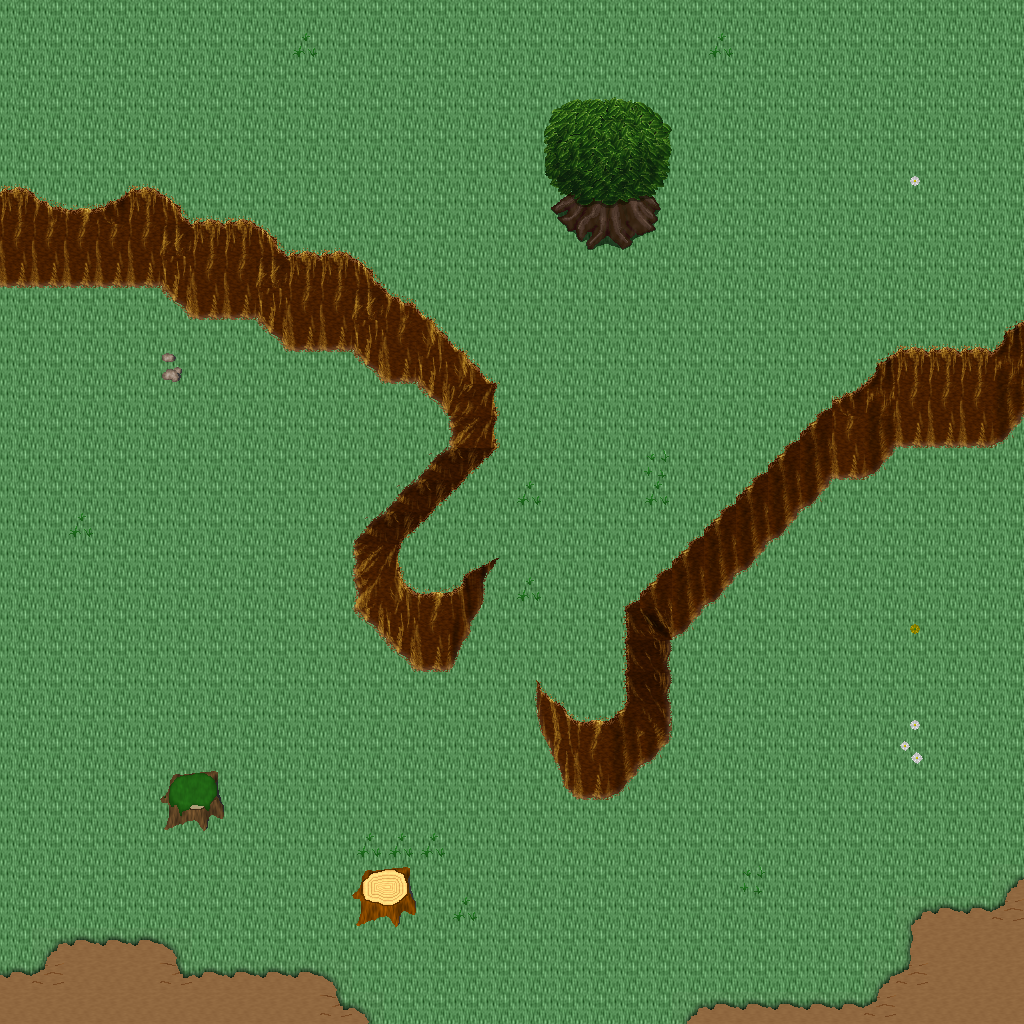

Tiled map render using the project's own tile images. Description and the map definition, with tile-layer contents summarised, below:
An orthogonal 32x32 tile map with 32x32 px tiles, 5 tile layers (Ground, Objects, Objects2, Above, ...), 1 hidden layer not drawn, 45 tilesets.

<map version="1.10" tiledversion="1.11.0" orientation="orthogonal" renderorder="right-down" width="32" height="32" tilewidth="32" tileheight="32" infinite="0" nextlayerid="11" nextobjectid="1">
 <tileset firstgid="1" name="ground_ground" tilewidth="32" tileheight="32" tilecount="33" columns="3">
  <image source="../drawable/ground_ground.png" width="96" height="352" />
 </tileset>
 <tileset firstgid="34" name="building_castle" tilewidth="32" tileheight="32" tilecount="320" columns="20">
  <image source="../drawable/building_castle.png" width="640" height="512" />
 </tileset>
 <tileset firstgid="354" name="ground_water_pool" tilewidth="32" tileheight="32" tilecount="72" columns="3">
  <image source="../drawable/ground_water_pool.png" width="96" height="768" />
 </tileset>
 <tileset firstgid="426" name="ground_ridge_earth_dark" tilewidth="32" tileheight="32" tilecount="96" columns="12">
  <image source="../drawable/ground_ridge_earth_dark.png" width="384" height="256" />
 </tileset>
 <tileset firstgid="522" name="ground_grass_edges" tilewidth="32" tileheight="32" tilecount="36" columns="12">
  <image source="../drawable/ground_grass_edges.png" width="384" height="96" />
 </tileset>
 <tileset firstgid="558" name="ground_earth_edges" tilewidth="32" tileheight="32" tilecount="18" columns="6">
  <image source="../drawable/ground_earth_edges.png" width="192" height="96" />
 </tileset>
 <tileset firstgid="576" name="ground_grass_corners" tilewidth="32" tileheight="32" tilecount="24" columns="6">
  <image source="../drawable/ground_grass_corners.png" width="192" height="128" />
 </tileset>
 <tileset firstgid="600" name="plant_stump_stump_green" tilewidth="32" tileheight="32" tilecount="4" columns="2">
  <image source="../drawable/plant_stump_stump_green.png" width="64" height="64" />
 </tileset>
 <tileset firstgid="604" name="item_pot_barrel" tilewidth="32" tileheight="32" tilecount="2" columns="1">
  <image source="../drawable/item_pot_barrel.png" width="32" height="64" />
 </tileset>
 <tileset firstgid="606" name="ground_rock_rocks_2" tilewidth="32" tileheight="32" tilecount="4" columns="2">
  <image source="../drawable/ground_rock_rocks_2.png" width="64" height="64" />
 </tileset>
 <tileset firstgid="610" name="ground_ladder_horizontal_dark" tilewidth="32" tileheight="32" tilecount="3" columns="1">
  <image source="../drawable/ground_ladder_horizontal_dark.png" width="32" height="96" />
 </tileset>
 <tileset firstgid="613" name="plant_grasses" tilewidth="32" tileheight="32" tilecount="6" columns="3">
  <image source="../drawable/plant_grasses.png" width="96" height="64" />
 </tileset>
 <tileset firstgid="619" name="plant_tree_tree_green" tilewidth="32" tileheight="32" tilecount="88" columns="8">
  <image source="../drawable/plant_tree_tree_green.png" width="256" height="352" />
 </tileset>
 <tileset firstgid="707" name="ground_water_waterfall" tilewidth="32" tileheight="32" tilecount="120" columns="8">
  <image source="../drawable/ground_water_waterfall.png" width="256" height="480" />
 </tileset>
 <tileset firstgid="827" name="plant_flower_daisy_white" tilewidth="32" tileheight="32" tilecount="8" columns="2">
  <image source="../drawable/plant_flower_daisy_white.png" width="64" height="128" />
 </tileset>
 <tileset firstgid="835" name="plant_flower_daisy_red" tilewidth="32" tileheight="32" tilecount="8" columns="2">
  <image source="../drawable/plant_flower_daisy_red.png" width="64" height="128" />
 </tileset>
 <tileset firstgid="843" name="ground_rock_pebbles" tilewidth="32" tileheight="32" tilecount="3" columns="1">
  <image source="../drawable/ground_rock_pebbles.png" width="32" height="96" />
 </tileset>
 <tileset firstgid="846" name="plant_flower_daisy_yellow" tilewidth="32" tileheight="32" tilecount="8" columns="2">
  <image source="../drawable/plant_flower_daisy_yellow.png" width="64" height="128" />
 </tileset>
 <tileset firstgid="854" name="building_decoration_longhorn_skull" tilewidth="32" tileheight="32" tilecount="6" columns="3">
  <image source="../drawable/building_decoration_longhorn_skull.png" width="96" height="64" />
 </tileset>
 <tileset firstgid="860" name="furniture_light_flames" tilewidth="32" tileheight="32" tilecount="6" columns="6">
  <image source="../drawable/furniture_light_flames.png" width="192" height="32" />
 </tileset>
 <tileset firstgid="866" name="plant_stump_stump_brown" tilewidth="32" tileheight="32" tilecount="4" columns="2">
  <image source="../drawable/plant_stump_stump_brown.png" width="64" height="64" />
 </tileset>
 <tileset firstgid="870" name="building_decoration_rocks_2" tilewidth="32" tileheight="32" tilecount="2" columns="1">
  <image source="../drawable/building_decoration_rocks_2.png" width="32" height="64" />
 </tileset>
 <tileset firstgid="872" name="plant_flower_daisy_blue" tilewidth="32" tileheight="32" tilecount="8" columns="2">
  <image source="../drawable/plant_flower_daisy_blue.png" width="64" height="128" />
 </tileset>
 <tileset firstgid="880" name="building_fence_fence_chunky" tilewidth="32" tileheight="32" tilecount="21" columns="3">
  <image source="../drawable/building_fence_fence_chunky.png" width="96" height="224" />
 </tileset>
 <tileset firstgid="901" name="ground_water_water_bubbles" tilewidth="32" tileheight="32" tilecount="32" columns="8">
  <image source="../drawable/ground_water_water_bubbles.png" width="256" height="128" />
 </tileset>
 <tileset firstgid="933" name="item_statue_grey_stone" tilewidth="32" tileheight="32" tilecount="4" columns="2">
  <image source="../drawable/item_statue_grey_stone.png" width="64" height="64" />
 </tileset>
 <tileset firstgid="937" name="plant_tree_tree_darkgreen" tilewidth="32" tileheight="32" tilecount="88" columns="8">
  <image source="../drawable/plant_tree_tree_darkgreen.png" width="256" height="352" />
 </tileset>
 <tileset firstgid="1025" name="logic_creature_animal" tilewidth="32" tileheight="32" tilecount="32" columns="8">
  <image source="../drawable/logic_creature_animal.png" width="256" height="128" />
 </tileset>
 <tileset firstgid="1057" name="logic_creature_rodent" tilewidth="32" tileheight="32" tilecount="8" columns="8">
  <image source="../drawable/logic_creature_rodent.png" width="256" height="32" />
 </tileset>
 <tileset firstgid="1065" name="logic_portal" tilewidth="32" tileheight="32" tilecount="24" columns="8">
  <image source="../drawable/logic_portal.png" width="256" height="96" />
 </tileset>
 <tileset firstgid="1089" name="logic_item_mushroom" tilewidth="32" tileheight="32" tilecount="6" columns="6">
  <image source="../drawable/logic_item_mushroom.png" width="192" height="32" />
 </tileset>
 <tileset firstgid="1095" name="logic_collision" tilewidth="32" tileheight="32" tilecount="1" columns="1">
  <image source="../drawable/logic_collision.png" width="32" height="32" />
 </tileset>
 <tileset firstgid="1096" name="logic_creature_human_little" tilewidth="32" tileheight="32" tilecount="2" columns="2">
  <image source="../drawable/logic_creature_human_little.png" width="64" height="32" />
 </tileset>
 <tileset firstgid="1098" name="logic_creature_fairy" tilewidth="32" tileheight="32" tilecount="4" columns="4">
  <image source="../drawable/logic_creature_fairy.png" width="128" height="32" />
 </tileset>
 <tileset firstgid="1102" name="logic_item_herb" tilewidth="32" tileheight="32" tilecount="5" columns="5">
  <image source="../drawable/logic_item_herb.png" width="160" height="32" />
 </tileset>
 <tileset firstgid="1107" name="object_suspension_bridge" tilewidth="32" tileheight="32" tilecount="24" columns="3">
  <image source="../drawable/object_suspension_bridge.png" width="96" height="256" />
 </tileset>
 <tileset firstgid="1131" name="logic_creature_farm_animal" tilewidth="32" tileheight="32" tilecount="16" columns="8">
  <image source="../drawable/logic_creature_farm_animal.png" width="256" height="64" />
 </tileset>
 <tileset firstgid="1147" name="ground_green_paving" tilewidth="32" tileheight="32" tilecount="18" columns="3">
  <image source="../drawable/ground_green_paving.png" width="96" height="192" />
 </tileset>
 <tileset firstgid="1165" name="logic_protection" tilewidth="32" tileheight="32" tilecount="2" columns="2">
  <image source="../drawable/logic_protection.png" width="64" height="32" />
 </tileset>
 <tileset firstgid="1167" name="light_light_5x5" tilewidth="32" tileheight="32" tilecount="25" columns="5">
  <image source="../drawable/light_light_5x5.png" width="160" height="160" />
 </tileset>
 <tileset firstgid="1192" name="light_door_light" tilewidth="32" tileheight="32" tilecount="12" columns="3">
  <image source="../drawable/light_door_light.png" width="96" height="128" />
 </tileset>
 <tileset firstgid="1204" name="building_huts" tilewidth="32" tileheight="32" tilecount="338" columns="26">
  <image source="../drawable/building_huts.png" width="832" height="416" />
 </tileset>
 <tileset firstgid="1542" name="building_chimney_smoke" tilewidth="32" tileheight="32" tilecount="40" columns="4">
  <image source="../drawable/building_chimney_smoke.png" width="128" height="320" />
 </tileset>
 <tileset firstgid="1582" name="plant_tree_chestnut_tree" tilewidth="32" tileheight="32" tilecount="20" columns="4">
  <image source="../drawable/plant_tree_chestnut_tree.png" width="128" height="160" />
 </tileset>
 <tileset firstgid="1602" name="logic_creature_troll" tilewidth="32" tileheight="32" tilecount="4" columns="4">
  <image source="../drawable/logic_creature_troll.png" width="128" height="32" />
 </tileset>
 <layer id="1" name="Ground" width="32" height="32">
  <data>[1024 cells, 1024 non-empty, 2 distinct tile ids]</data>
 </layer>
 <layer id="2" name="Objects" width="32" height="32">
  <data>[1024 cells, 182 non-empty, 51 distinct tile ids]</data>
 </layer>
 <layer id="3" name="Objects2" width="32" height="32">
  <data>[1024 cells, 32 non-empty, 17 distinct tile ids]</data>
 </layer>
 <layer id="4" name="Above" width="32" height="32">
  <data>[1024 cells, 18 non-empty, 16 distinct tile ids]</data>
 </layer>
 <layer id="5" name="Above2" width="32" height="32">
  <data>[1024 cells, 0 non-empty, 0 distinct tile ids]</data>
 </layer>
 <layer id="6" name="Walkable" width="32" height="32" visible="0">
  <data>[1024 cells, 139 non-empty, 1 distinct tile ids]</data>
 </layer>
 <objectgroup id="7" name="Mapevents" />
 <objectgroup id="8" name="Spawn" />
 <objectgroup id="9" name="Keys" />
 <objectgroup id="10" name="Replace" />
</map>
